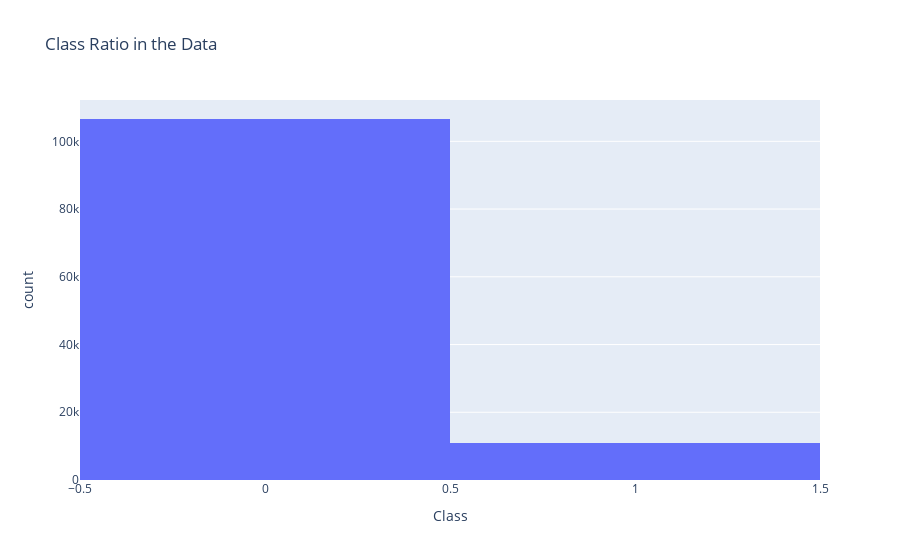

Notebook code for this chart:
### Markdown cell above
#### `Imbalance in our dataset`

### Code cell
import plotly.express as px

fig2 = px.histogram(data1,
                 x="Class",
                 hover_data=data1.columns,
                 title="Class Ratio in the Data")
fig2.show()

### Figure 1 — Plotly figure (JSON) as saved in the notebook; plotly's stock layout.template omitted (floating-point values rounded to 4 significant figures; data arrays with more than 128 entries replaced by an {"elided": "..."} marker saying what was removed)
{"data": [{"alignmentgroup": "True", "bingroup": "x", "hovertemplate": "Class=%{x}<br>count=%{y}<extra></extra>", "legendgroup": "", "marker": {"color": "#636efa", "pattern": {"shape": ""}}, "name": "", "offsetgroup": "", "orientation": "v", "showlegend": false, "type": "histogram", "x": {"elided": "117564 int values"}, "xaxis": "x", "yaxis": "y"}], "layout": {"barmode": "relative", "legend": {"tracegroupgap": 0}, "title": {"text": "Class Ratio in the Data"}, "xaxis": {"anchor": "y", "domain": [0, 1], "title": {"text": "Class"}}, "yaxis": {"anchor": "x", "domain": [0, 1], "title": {"text": "count"}}}}
